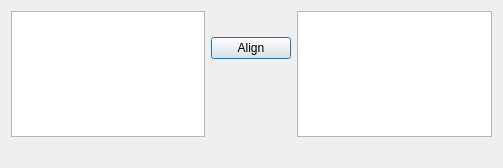
<?xml version="1.0" encoding="UTF-8"?>
<ui version="4.0">
 <class>QuickAlignment</class>
 <widget class="QDialog" name="QuickAlignment">
  <property name="geometry">
   <rect>
    <x>0</x>
    <y>0</y>
    <width>503</width>
    <height>168</height>
   </rect>
  </property>
  <property name="windowTitle">
   <string>Dialog</string>
  </property>
  <layout class="QGridLayout" name="gridLayout">
   <item row="4" column="0">
    <spacer name="horizontalSpacer">
     <property name="orientation">
      <enum>Qt::Horizontal</enum>
     </property>
     <property name="sizeHint" stdset="0">
      <size>
       <width>40</width>
       <height>20</height>
      </size>
     </property>
    </spacer>
   </item>
   <item row="4" column="3">
    <spacer name="horizontalSpacer_2">
     <property name="orientation">
      <enum>Qt::Horizontal</enum>
     </property>
     <property name="sizeHint" stdset="0">
      <size>
       <width>40</width>
       <height>20</height>
      </size>
     </property>
    </spacer>
   </item>
   <item row="3" column="2">
    <spacer name="verticalSpacer">
     <property name="orientation">
      <enum>Qt::Vertical</enum>
     </property>
     <property name="sizeHint" stdset="0">
      <size>
       <width>20</width>
       <height>57</height>
      </size>
     </property>
    </spacer>
   </item>
   <item row="0" column="3" rowspan="4">
    <widget class="QListWidget" name="list2">
     <property name="alternatingRowColors">
      <bool>true</bool>
     </property>
     <property name="selectionMode">
      <enum>QAbstractItemView::MultiSelection</enum>
     </property>
    </widget>
   </item>
   <item row="1" column="2">
    <spacer name="verticalSpacer_2">
     <property name="orientation">
      <enum>Qt::Vertical</enum>
     </property>
     <property name="sizeType">
      <enum>QSizePolicy::Fixed</enum>
     </property>
     <property name="sizeHint" stdset="0">
      <size>
       <width>20</width>
       <height>20</height>
      </size>
     </property>
    </spacer>
   </item>
   <item row="0" column="0" rowspan="4" colspan="2">
    <widget class="QListWidget" name="list1">
     <property name="alternatingRowColors">
      <bool>true</bool>
     </property>
     <property name="selectionMode">
      <enum>QAbstractItemView::SingleSelection</enum>
     </property>
    </widget>
   </item>
   <item row="2" column="2">
    <widget class="QPushButton" name="alignButton">
     <property name="text">
      <string>Align</string>
     </property>
    </widget>
   </item>
  </layout>
 </widget>
 <resources/>
 <connections/>
</ui>
